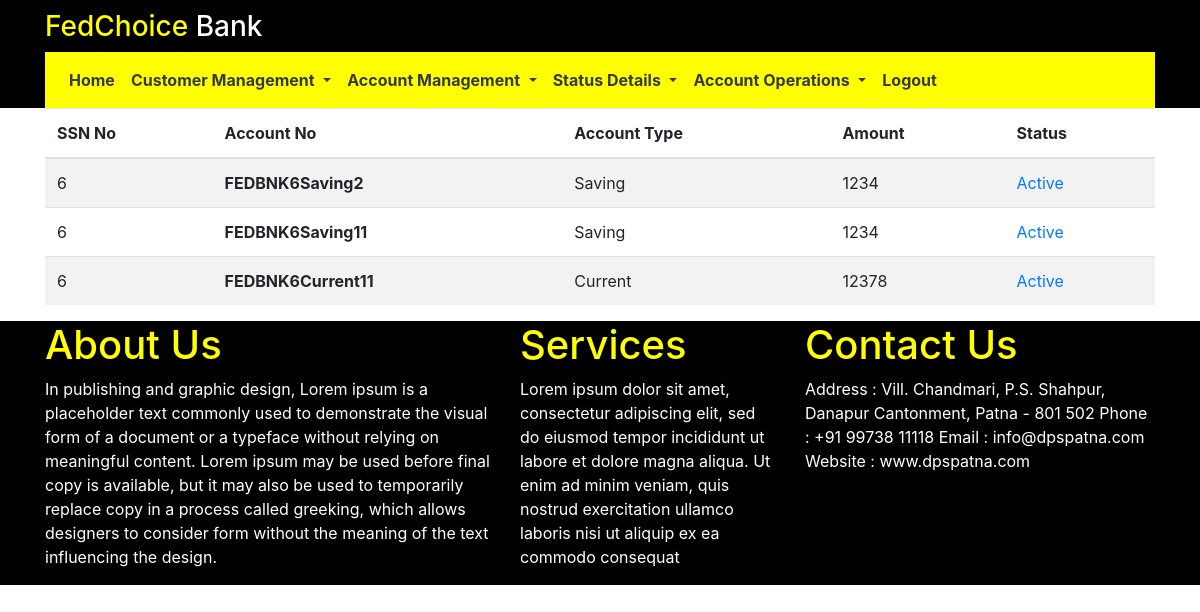
/account_status (signed in), run on an earlier commit of the app's database.
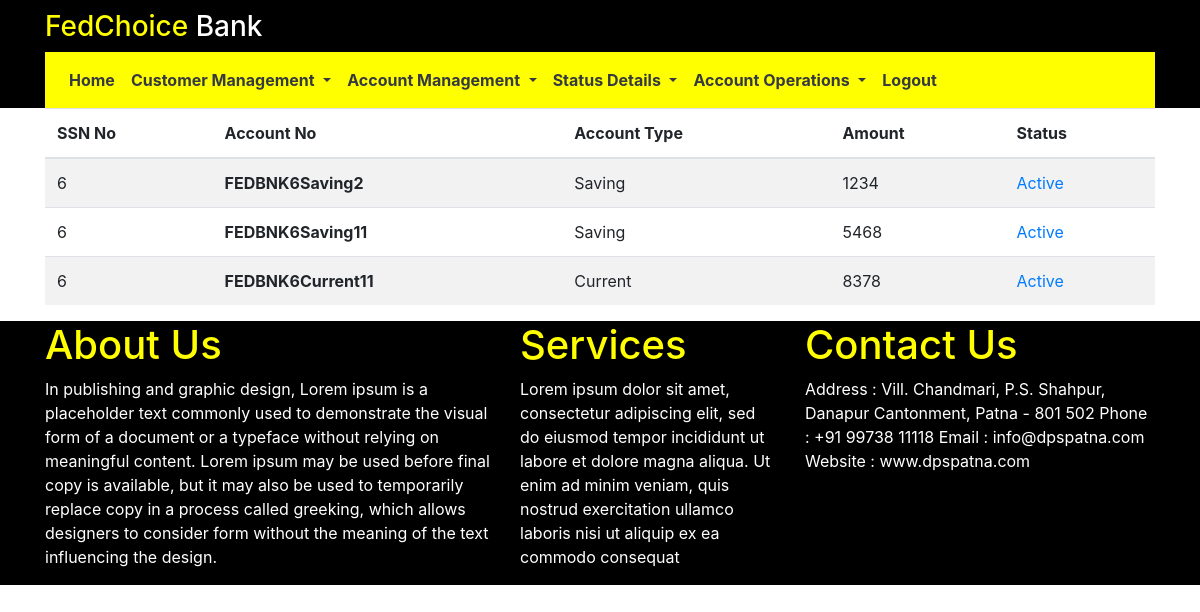
And on a later commit of the database.
### RetailBank/models.py (models this page shows, shortened)
class Account(db.Model):
	account_no = db.Column(db.String(22),primary_key=True)
	ssd_id = db.Column(db.Integer,ForeignKey('customer.ssd_id'))
	account_type = db.Column(db.String(10),nullable=False)
	deposit_amount = db.Column(db.Integer,nullable=False)

### RetailBank/routes.py (the view)
@app.route('/account_status',methods=['GET','POST'])
@login_required
def account_status():
	accounts = Account.query.all()
	return render_template('accountStatus.html',accounts=accounts)

### RetailBank/models.py (called while the page is built)
@login_manager.user_loader
def load_user(user_id):
    return userstore.query.get(int(user_id))

### RetailBank/templates/accountStatus.html
{% extends 'base.html'%}
{% block content %}
<div class="container">
    <table class="table table-striped">
        <thead>
            <tr>
                <th>SSN No</th>
                <th>Account No</th>
                <th>Account Type</th>
                <th>Amount</th>
                <th>Status</th>
            </tr>
        </thead>
        <tbody>
            {% for account in accounts%}
            <tr>
                <td>{{account.ssd_id}}</td>
                <th scope="row">{{account.account_no}}</thead>
                <td>{{account.account_type}}</td>
                <td>{{account.deposit_amount}}</td>
                <td><a href="#">Active</a></td>
            </tr>
            {% endfor %}
        </tbody>
    </table>
</div>
{% endblock %}

### RetailBank/templates/base.html (shortened to what this page needs)
<!DOCTYPE html>
<html>
<head>
  <link rel="stylesheet" href="https://stackpath.bootstrapcdn.com/bootstrap/4.5.0/css/bootstrap.min.css"
>
</head>
<body>
  {% include 'includes/header.html' %}
  {% block content %}
  {% endblock %}
  {% include 'includes/footer.html'%}
</body>
</html>

### RetailBank/templates/includes/header.html (shortened to what this page needs)
<div style="background-color: black;">
    <div class="container">
        <h3 style="padding-top: 10px;">
            <x style="color: yellow;">FedChoice </x>
            <x class="text-white">Bank</x>
        </h3>
        <nav class="navbar navbar-expand-sm" style="background-color: yellow;">
            <ul class="navbar-nav">
                <li class="nav-item"><a class="nav-link text-dark" href="{{url_for('home')}}"><b>Home</b></a></li>
                <li class="nav-item dropdown">
                    <a class="nav-link dropdown-toggle text-dark" href="#" id="navbarDropdownMenuLink" role="button"
                        data-toggle="dropdown" aria-haspopup="true" aria-expanded="false">
                        <b>Customer Management</b>
                    </a>
                </li>
                <li class="nav-item dropdown">
                    <a class="nav-link dropdown-toggle text-dark" href="#" id="navbarDropdownMenuLink" role="button"
                        data-toggle="dropdown" aria-haspopup="true" aria-expanded="false">
                        <b>Account Management</b>
                    </a>
                </li>
                <li class="nav-item dropdown">
                    <a class="nav-link dropdown-toggle text-dark" href="#" id="navbarDropdownMenuLink" role="button"
                        data-toggle="dropdown" aria-haspopup="true" aria-expanded="false">
                        <b>Status Details</b>
                    </a>
                </li>
                <li class="nav-item dropdown">
                    <a class="nav-link dropdown-toggle text-dark" href="#" id="navbarDropdownMenuLink" role="button"
                        data-toggle="dropdown" aria-haspopup="true" aria-expanded="false">
                        <b>Account Operations</b>
                    </a>
                </li>
                <li class="nav-item"><a class="nav-link text-dark" href="{{url_for('logout')}}"><b>Logout</b></a></li>
            </ul>
        </nav>
    </div>
</div>

### RetailBank/templates/includes/footer.html (shortened to what this page needs)
<footer style="background-color: black;">
    <div style="background-color: black; color: yellow;">
        <div class="container">
            <div class="row">
                <div class="col-md-5">
                    <h1>About Us</h1>
                    <p class="text-white">In publishing and graphic design, Lorem ipsum is a placeholder text commonly
                        used to demonstrate
                        the visual form of a document or a typeface without relying on meaningful content. Lorem ipsum
                        may be used before final copy is available, but it may also be used to temporarily replace copy
                        in a process called greeking, which allows designers to consider form without the meaning of the
                        text influencing the design.</p>
                </div>
                <div class="col-md-3">
                    <h1>Services</h1>
                    <p class="text-white">Lorem ipsum dolor sit amet, consectetur adipiscing elit, sed do eiusmod tempor
                        incididunt ut
                        labore et dolore magna aliqua. Ut enim ad minim veniam, quis nostrud exercitation ullamco
                        laboris nisi ut aliquip ex ea commodo consequat</p>
                </div>
                <div class="col-md-4">
                    <h1>Contact Us</h1>
                    <p class="text-white">
                        Address : Vill. Chandmari, P.S. Shahpur, Danapur Cantonment, Patna - 801 502
                        Phone : +91 99738 11118
                        Email : info@dpspatna.com
                        Website : www.dpspatna.com</p>
                </div>
            </div>
        </div>
</footer>

What changed in the data, as far as the page shows it:
changed Account "FEDBNK6Saving11": deposit_amount "1234" → "5468"
changed Account "FEDBNK6Current11": deposit_amount "12378" → "8378"
